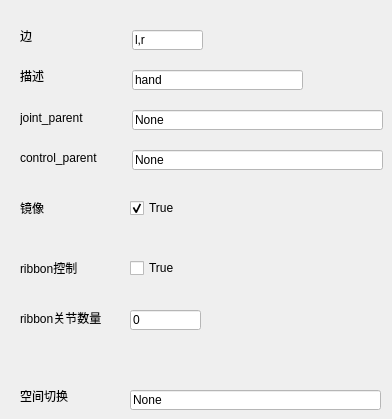
   <widget class="QWidget" name="hand_rig_property_widget">
    <widget class="QLabel" name="hand_rig_spceSwitch_label">
     <property name="geometry">
      <rect>
       <x>20</x>
       <y>390</y>
       <width>54</width>
       <height>12</height>
      </rect>
     </property>
     <property name="text">
      <string>空间切换</string>
     </property>
    </widget>
    <widget class="QLabel" name="hand_rig_side_label">
     <property name="geometry">
      <rect>
       <x>20</x>
       <y>30</y>
       <width>54</width>
       <height>12</height>
      </rect>
     </property>
     <property name="text">
      <string>边</string>
     </property>
    </widget>
    <widget class="QLabel" name="hand_rig_ribbonJntNumbers_label">
     <property name="geometry">
      <rect>
       <x>20</x>
       <y>310</y>
       <width>91</width>
       <height>16</height>
      </rect>
     </property>
     <property name="styleSheet">
      <string notr="true"/>
     </property>
     <property name="text">
      <string>ribbon关节数量</string>
     </property>
    </widget>
    <widget class="QLineEdit" name="hand_rig_describe_lineEdit">
     <property name="geometry">
      <rect>
       <x>132</x>
       <y>70</y>
       <width>171</width>
       <height>20</height>
      </rect>
     </property>
     <property name="styleSheet">
      <string notr="true">background-color: rgb(255, 255, 255);
color: rgb(0, 0, 0);</string>
     </property>
     <property name="text">
      <string>hand</string>
     </property>
    </widget>
    <widget class="QLabel" name="hand_rig_joint_parent_label">
     <property name="geometry">
      <rect>
       <x>20</x>
       <y>110</y>
       <width>81</width>
       <height>16</height>
      </rect>
     </property>
     <property name="text">
      <string>joint_parent</string>
     </property>
    </widget>
    <widget class="QLineEdit" name="hand_rig_control_parent_lineEdit">
     <property name="geometry">
      <rect>
       <x>132</x>
       <y>150</y>
       <width>251</width>
       <height>20</height>
      </rect>
     </property>
     <property name="styleSheet">
      <string notr="true">background-color: rgb(255, 255, 255);
color: rgb(0, 0, 0);</string>
     </property>
     <property name="text">
      <string>None</string>
     </property>
    </widget>
    <widget class="QLineEdit" name="hand_rig_joint_parent_lineEdit">
     <property name="geometry">
      <rect>
       <x>132</x>
       <y>110</y>
       <width>251</width>
       <height>20</height>
      </rect>
     </property>
     <property name="styleSheet">
      <string notr="true">background-color: rgb(255, 255, 255);
color: rgb(0, 0, 0);</string>
     </property>
     <property name="text">
      <string>None</string>
     </property>
    </widget>
    <widget class="QLineEdit" name="hand_rig_side_lineEdit">
     <property name="geometry">
      <rect>
       <x>132</x>
       <y>30</y>
       <width>71</width>
       <height>20</height>
      </rect>
     </property>
     <property name="styleSheet">
      <string notr="true">background-color: rgb(255, 255, 255);
color: rgb(0, 0, 0);</string>
     </property>
     <property name="text">
      <string>l,r</string>
     </property>
    </widget>
    <widget class="QLabel" name="hand_rig_control_parent_lebel">
     <property name="geometry">
      <rect>
       <x>20</x>
       <y>150</y>
       <width>91</width>
       <height>16</height>
      </rect>
     </property>
     <property name="text">
      <string>control_parent</string>
     </property>
    </widget>
    <widget class="QLabel" name="hand_rig_mirror_label">
     <property name="geometry">
      <rect>
       <x>20</x>
       <y>200</y>
       <width>24</width>
       <height>16</height>
      </rect>
     </property>
     <property name="styleSheet">
      <string notr="true"/>
     </property>
     <property name="text">
      <string>镜像</string>
     </property>
    </widget>
    <widget class="QLineEdit" name="hand_rig_ribbonJntNumbers_lineEdit">
     <property name="geometry">
      <rect>
       <x>130</x>
       <y>310</y>
       <width>71</width>
       <height>20</height>
      </rect>
     </property>
     <property name="styleSheet">
      <string notr="true">background-color: rgb(255, 255, 255);
color: rgb(0, 0, 0);</string>
     </property>
     <property name="text">
      <string>0</string>
     </property>
    </widget>
    <widget class="QCheckBox" name="hand_rig_mirror_checkBox">
     <property name="geometry">
      <rect>
       <x>130</x>
       <y>200</y>
       <width>71</width>
       <height>16</height>
      </rect>
     </property>
     <property name="text">
      <string>True</string>
     </property>
     <property name="checked">
      <bool>true</bool>
     </property>
    </widget>
    <widget class="QLabel" name="hand_rig_ribbonCtrl_label">
     <property name="geometry">
      <rect>
       <x>20</x>
       <y>260</y>
       <width>71</width>
       <height>16</height>
      </rect>
     </property>
     <property name="styleSheet">
      <string notr="true"/>
     </property>
     <property name="text">
      <string>ribbon控制</string>
     </property>
    </widget>
    <widget class="QCheckBox" name="hand_rig_ribbonCtrl_checkBox">
     <property name="geometry">
      <rect>
       <x>130</x>
       <y>260</y>
       <width>71</width>
       <height>16</height>
      </rect>
     </property>
     <property name="text">
      <string>True</string>
     </property>
    </widget>
    <widget class="QLineEdit" name="hand_rig_spceSwitch_lineEdit">
     <property name="geometry">
      <rect>
       <x>130</x>
       <y>390</y>
       <width>251</width>
       <height>20</height>
      </rect>
     </property>
     <property name="styleSheet">
      <string notr="true">background-color: rgb(255, 255, 255);
color: rgb(0, 0, 0);</string>
     </property>
     <property name="text">
      <string>None</string>
     </property>
    </widget>
    <widget class="QLabel" name="hand_rig_describe_label">
     <property name="geometry">
      <rect>
       <x>20</x>
       <y>70</y>
       <width>54</width>
       <height>12</height>
      </rect>
     </property>
     <property name="text">
      <string>描述</string>
     </property>
    </widget>
   </widget>
